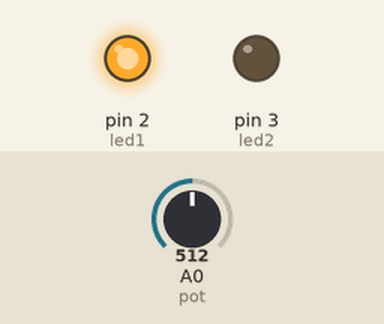
A sketch run on a simulated Arduino Uno, built with avr-gcc and run on an emulated ATmega328P. On the bench: output pins drawn as LEDs (lit = HIGH). Inputs (shaded band) come from the test bench; at power-on: A0 (pot) = 512. What the sketch prints to the serial monitor is not drawn.

Above: at 0.1 s.
Timing chart, 0 to 1.6 s (numbered marks = the images above):
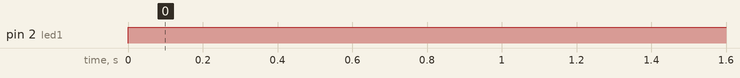

Measured:
- by itself, pin 2 (led1): LOW → HIGH at 0.00 s

The sketch:

Sensor_de_gas_potenciometro.ino
```cpp
//G1, Laist, Negrotto, Gil, Godino
int pot = A0;

int led1 = 2;
int led2 = 3;

void setup() {
  pinMode(led1, OUTPUT);
  pinMode(led2, OUTPUT);

  Serial.begin(9600);
}

void loop() {
  int lectura = analogRead(pot);

  int porcentaje = map(lectura, 0, 4095, 0, 100); //4095 si es esp, 1023 si es arduino

  Serial.println(porcentaje);

  if (porcentaje <= 50) {
    digitalWrite(led1, HIGH);
    digitalWrite(led2, LOW);
  } else {
    digitalWrite(led1, LOW);
    digitalWrite(led2, HIGH);
  }
  delay(100);
}
```
